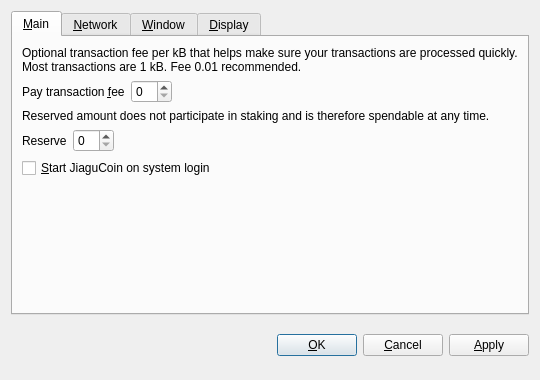
<?xml version="1.0" encoding="UTF-8"?>
<ui version="4.0">
 <class>OptionsDialog</class>
 <widget class="QDialog" name="OptionsDialog">
  <property name="geometry">
   <rect>
    <x>0</x>
    <y>0</y>
    <width>540</width>
    <height>380</height>
   </rect>
  </property>
  <property name="windowTitle">
   <string>Options</string>
  </property>
  <property name="modal">
   <bool>true</bool>
  </property>
  <layout class="QVBoxLayout" name="verticalLayout">
   <item>
    <widget class="QTabWidget" name="tabWidget">
     <property name="tabPosition">
      <enum>QTabWidget::North</enum>
     </property>
     <property name="currentIndex">
      <number>0</number>
     </property>
     <widget class="QWidget" name="tabMain">
      <attribute name="title">
       <string>&amp;Main</string>
      </attribute>
      <layout class="QVBoxLayout" name="verticalLayout_Main">
       <item>
        <widget class="QLabel" name="transactionFeeInfoLabel">
         <property name="text">
          <string>Optional transaction fee per kB that helps make sure your transactions are processed quickly. Most transactions are 1 kB. Fee 0.01 recommended.</string>
         </property>
         <property name="textFormat">
          <enum>Qt::PlainText</enum>
         </property>
         <property name="wordWrap">
          <bool>true</bool>
         </property>
        </widget>
       </item>
       <item>
        <layout class="QHBoxLayout" name="horizontalLayoutFee">
         <item>
          <widget class="QLabel" name="transactionFeeLabel">
           <property name="text">
            <string>Pay transaction &amp;fee</string>
           </property>
           <property name="textFormat">
            <enum>Qt::PlainText</enum>
           </property>
           <property name="buddy">
            <cstring>transactionFee</cstring>
           </property>
          </widget>
         </item>
         <item>
          <widget class="BitcoinAmountField" name="transactionFee"/>
         </item>
         <item>
          <spacer name="horizontalSpacerFee">
           <property name="orientation">
            <enum>Qt::Horizontal</enum>
           </property>
           <property name="sizeHint" stdset="0">
            <size>
             <width>40</width>
             <height>20</height>
            </size>
           </property>
          </spacer>
         </item>
        </layout>
       </item>
       <item>
        <widget class="QLabel" name="reserveBalanceInfoLabel">
         <property name="text">
          <string>Reserved amount does not participate in staking and is therefore spendable at any time.</string>
         </property>
         <property name="textFormat">
          <enum>Qt::PlainText</enum>
         </property>
         <property name="wordWrap">
          <bool>true</bool>
         </property>
        </widget>
       </item>
       <item>
        <layout class="QHBoxLayout" name="horizontalLayoutReserveBalance">
         <item>
          <widget class="QLabel" name="reserveBalanceLabel">
           <property name="text">
            <string>Reserve</string>
           </property>
           <property name="textFormat">
            <enum>Qt::PlainText</enum>
           </property>
           <property name="buddy">
            <cstring>reserveBalance</cstring>
           </property>
          </widget>
         </item>
         <item>
          <widget class="BitcoinAmountField" name="reserveBalance"/>
         </item>
         <item>
          <spacer name="horizontalSpacerReserveBalance">
           <property name="orientation">
            <enum>Qt::Horizontal</enum>
           </property>
           <property name="sizeHint" stdset="0">
            <size>
             <width>40</width>
             <height>20</height>
            </size>
           </property>
          </spacer>
         </item>
        </layout>
       </item>
       <item>
        <widget class="QCheckBox" name="bitcoinAtStartup">
         <property name="toolTip">
          <string>Automatically start JiaguCoin after logging in to the system.</string>
         </property>
         <property name="text">
          <string>&amp;Start JiaguCoin on system login</string>
         </property>
        </widget>
       </item>
       <item>
        <spacer name="verticalSpacer_Main">
         <property name="orientation">
          <enum>Qt::Vertical</enum>
         </property>
         <property name="sizeHint" stdset="0">
          <size>
           <width>20</width>
           <height>40</height>
          </size>
         </property>
        </spacer>
       </item>
      </layout>
     </widget>
     <widget class="QWidget" name="tabNetwork">
      <attribute name="title">
       <string>&amp;Network</string>
      </attribute>
      <layout class="QVBoxLayout" name="verticalLayout_Network">
       <item>
        <widget class="QCheckBox" name="mapPortUpnp">
         <property name="toolTip">
          <string>Automatically open the JiaguCoin client port on the router. This only works when your router supports UPnP and it is enabled.</string>
         </property>
         <property name="text">
          <string>Map port using &amp;UPnP</string>
         </property>
        </widget>
       </item>
       <item>
        <widget class="QCheckBox" name="connectSocks">
         <property name="toolTip">
          <string>Connect to the JiaguCoin network through a SOCKS5 proxy (e.g. when connecting through Tor).</string>
         </property>
         <property name="text">
          <string>&amp;Connect through SOCKS5 proxy:</string>
         </property>
        </widget>
       </item>
       <item>
        <layout class="QHBoxLayout" name="horizontalLayout_Network">
         <item>
          <widget class="QLabel" name="proxyIpLabel">
           <property name="text">
            <string>Proxy &amp;IP:</string>
           </property>
           <property name="textFormat">
            <enum>Qt::PlainText</enum>
           </property>
           <property name="buddy">
            <cstring>proxyIp</cstring>
           </property>
          </widget>
         </item>
         <item>
          <widget class="QValidatedLineEdit" name="proxyIp">
           <property name="maximumSize">
            <size>
             <width>140</width>
             <height>16777215</height>
            </size>
           </property>
           <property name="toolTip">
            <string>IP address of the proxy (e.g. 127.0.0.1)</string>
           </property>
          </widget>
         </item>
         <item>
          <widget class="QLabel" name="proxyPortLabel">
           <property name="text">
            <string>&amp;Port:</string>
           </property>
           <property name="textFormat">
            <enum>Qt::PlainText</enum>
           </property>
           <property name="buddy">
            <cstring>proxyPort</cstring>
           </property>
          </widget>
         </item>
         <item>
          <widget class="QLineEdit" name="proxyPort">
           <property name="maximumSize">
            <size>
             <width>55</width>
             <height>16777215</height>
            </size>
           </property>
           <property name="toolTip">
            <string>Port of the proxy (e.g. 9050)</string>
           </property>
          </widget>
         </item>
         <item>
          <spacer name="horizontalSpacer_Network">
           <property name="orientation">
            <enum>Qt::Horizontal</enum>
           </property>
           <property name="sizeHint" stdset="0">
            <size>
             <width>40</width>
             <height>20</height>
            </size>
           </property>
          </spacer>
         </item>
        </layout>
       </item>
       <item>
        <spacer name="verticalSpacer_Network">
         <property name="orientation">
          <enum>Qt::Vertical</enum>
         </property>
         <property name="sizeHint" stdset="0">
          <size>
           <width>20</width>
           <height>40</height>
          </size>
         </property>
        </spacer>
       </item>
      </layout>
     </widget>
     <widget class="QWidget" name="tabWindow">
      <attribute name="title">
       <string>&amp;Window</string>
      </attribute>
      <layout class="QVBoxLayout" name="verticalLayout_Window">
       <item>
        <widget class="QCheckBox" name="minimizeToTray">
         <property name="toolTip">
          <string>Show only a tray icon after minimizing the window.</string>
         </property>
         <property name="text">
          <string>&amp;Minimize to the tray instead of the taskbar</string>
         </property>
        </widget>
       </item>
       <item>
        <widget class="QCheckBox" name="minimizeOnClose">
         <property name="toolTip">
          <string>Minimize instead of exit the application when the window is closed. When this option is enabled, the application will be closed only after selecting Quit in the menu.</string>
         </property>
         <property name="text">
          <string>M&amp;inimize on close</string>
         </property>
        </widget>
       </item>
       <item>
        <spacer name="verticalSpacer_Window">
         <property name="orientation">
          <enum>Qt::Vertical</enum>
         </property>
         <property name="sizeHint" stdset="0">
          <size>
           <width>20</width>
           <height>40</height>
          </size>
         </property>
        </spacer>
       </item>
      </layout>
     </widget>
     <widget class="QWidget" name="tabDisplay">
      <attribute name="title">
       <string>&amp;Display</string>
      </attribute>
      <layout class="QVBoxLayout" name="verticalLayout_Display">
       <item>
        <layout class="QHBoxLayout" name="horizontalLayout_1_Display">
         <item>
          <widget class="QLabel" name="langLabel">
           <property name="text">
            <string>User Interface &amp;language:</string>
           </property>
           <property name="textFormat">
            <enum>Qt::PlainText</enum>
           </property>
           <property name="buddy">
            <cstring>lang</cstring>
           </property>
          </widget>
         </item>
         <item>
          <widget class="QValueComboBox" name="lang">
           <property name="toolTip">
            <string>The user interface language can be set here. This setting will take effect after restarting JiaguCoin.</string>
           </property>
          </widget>
         </item>
        </layout>
       </item>
       <item>
        <layout class="QHBoxLayout" name="horizontalLayout_2_Display">
         <item>
          <widget class="QLabel" name="unitLabel">
           <property name="text">
            <string>&amp;Unit to show amounts in:</string>
           </property>
           <property name="textFormat">
            <enum>Qt::PlainText</enum>
           </property>
           <property name="buddy">
            <cstring>unit</cstring>
           </property>
          </widget>
         </item>
         <item>
          <widget class="QValueComboBox" name="unit">
           <property name="toolTip">
            <string>Choose the default subdivision unit to show in the interface and when sending coins.</string>
           </property>
          </widget>
         </item>
        </layout>
       </item>
       <item>
        <widget class="QCheckBox" name="coinControlFeatures">
         <property name="toolTip">
          <string>Whether to show coin control features or not.</string>
         </property>
         <property name="text">
          <string>Display coin &amp;control features (experts only!)</string>
         </property>
        </widget>
       </item>
       <item>
        <widget class="QCheckBox" name="minimizeCoinAge">
         <property name="toolTip">
          <string>Whether to select the coin outputs randomly or with minimal coin age.</string>
         </property>
         <property name="text">
          <string>Minimize weight consumption (experimental)</string>
         </property>
        </widget>
       </item>
       <item>
        <widget class="QCheckBox" name="useBlackTheme">
         <property name="text">
          <string>Use black visual theme (requires restart)</string>
         </property>
        </widget>
       </item>
       <item>
        <spacer name="verticalSpacer_Display">
         <property name="orientation">
          <enum>Qt::Vertical</enum>
         </property>
         <property name="sizeHint" stdset="0">
          <size>
           <width>20</width>
           <height>40</height>
          </size>
         </property>
        </spacer>
       </item>
      </layout>
     </widget>
    </widget>
   </item>
   <item>
    <layout class="QHBoxLayout" name="horizontalLayout_Buttons">
     <item>
      <spacer name="horizontalSpacer_1">
       <property name="orientation">
        <enum>Qt::Horizontal</enum>
       </property>
       <property name="sizeHint" stdset="0">
        <size>
         <width>40</width>
         <height>48</height>
        </size>
       </property>
      </spacer>
     </item>
     <item>
      <widget class="QLabel" name="statusLabel">
       <property name="font">
        <font>
         <weight>75</weight>
         <bold>true</bold>
        </font>
       </property>
       <property name="text">
        <string/>
       </property>
       <property name="textFormat">
        <enum>Qt::PlainText</enum>
       </property>
       <property name="wordWrap">
        <bool>true</bool>
       </property>
      </widget>
     </item>
     <item>
      <spacer name="horizontalSpacer_2">
       <property name="orientation">
        <enum>Qt::Horizontal</enum>
       </property>
       <property name="sizeHint" stdset="0">
        <size>
         <width>40</width>
         <height>48</height>
        </size>
       </property>
      </spacer>
     </item>
     <item>
      <widget class="QPushButton" name="okButton">
       <property name="text">
        <string>&amp;OK</string>
       </property>
      </widget>
     </item>
     <item>
      <widget class="QPushButton" name="cancelButton">
       <property name="text">
        <string>&amp;Cancel</string>
       </property>
       <property name="autoDefault">
        <bool>false</bool>
       </property>
      </widget>
     </item>
     <item>
      <widget class="QPushButton" name="applyButton">
       <property name="text">
        <string>&amp;Apply</string>
       </property>
       <property name="autoDefault">
        <bool>false</bool>
       </property>
      </widget>
     </item>
    </layout>
   </item>
  </layout>
 </widget>
 <customwidgets>
  <customwidget>
   <class>BitcoinAmountField</class>
   <extends>QSpinBox</extends>
   <header>bitcoinamountfield.h</header>
  </customwidget>
  <customwidget>
   <class>QValueComboBox</class>
   <extends>QComboBox</extends>
   <header>qvaluecombobox.h</header>
  </customwidget>
  <customwidget>
   <class>QValidatedLineEdit</class>
   <extends>QLineEdit</extends>
   <header>qvalidatedlineedit.h</header>
  </customwidget>
 </customwidgets>
 <resources/>
 <connections/>
</ui>
